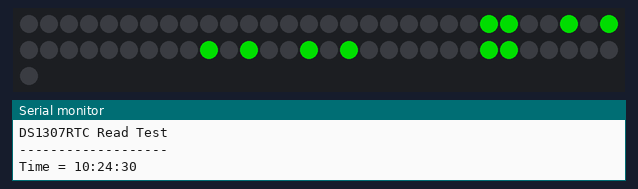
Recording of a sketch running on a simulated Arduino Uno, built with avr-gcc and run on an emulated ATmega328P. Parts: 61 RGB LEDs in strip order, left to right, continuing on the next row, the last lines printed to the serial monitor. Dim RGB values are drawn brighter than linear; the local clock reads 2024-03-15 10:24:30 at power-on unless the sketch sets it.

Above: at 0.3 s.
At 1.3 s:
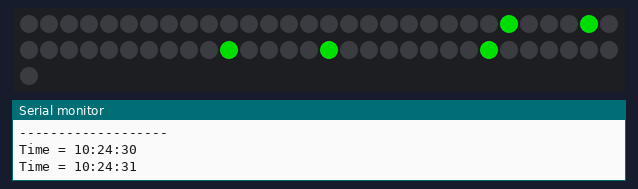

Measured:
- by itself, everything shown: repeats every 10.0 s, in 10 steps
- what the display in image 0 shows lasts 1.0 s, from 0.2 s to 1.2 s

The sketch:

neopixel_with_time_module.ino
```cpp
#include <Wire.h>
#include <TimeLib.h>
#include <DS1307RTC.h>

// Adafruit NeoPixel library

#include <Adafruit_NeoPixel.h>
#ifdef __AVR__
 #include <avr/power.h> // Required for 16 MHz Adafruit Trinket
#endif
#define PIN        11
#define NUMPIXELS 61
Adafruit_NeoPixel pixels(NUMPIXELS, PIN, NEO_GRB + NEO_KHZ800);

const int once_0[] = {24, 25, 28, 30, 40, 42, 45, 47, 54, 55};
const int once_1[] = {25, 29, 41, 46, 54};
const int once_2[] ={24, 25, 28, 40, 41, 42};
const int once_3[] ={24, 25, 28, 41, 42, 45, 47, 54, 55};
const int once_4[] ={24, 28, 30, 41, 42, 45, 55};
const int once_5[] ={24, 25, 28, 30, 41, 45, 47, 54, 55};
const int once_6[] ={24, 25, 28, 30, 40, 41, 45, 47, 54, 55};
const int once_7[] ={24, 25, 28, 41, 42, 45, 55};
const int once_8[] ={24, 25, 28, 30, 40, 41, 42, 45, 47, 54, 55};
const int once_9[] ={24, 25, 28, 30, 41, 42, 45, 47, 54, 55};

const int * onceNumber[] = {
  once_0,
  once_1,
  once_2,
  once_3,
  once_4,
  once_5,
  once_6,
  once_7,
  once_8,
  once_9,
};

const unsigned short onceSizes[] = {
    sizeof(once_0)/sizeof(once_0[0]),
    sizeof(once_1)/sizeof(once_1[0]),
    sizeof(once_2)/sizeof(once_2[0]),
    sizeof(once_3)/sizeof(once_3[0]),
    sizeof(once_4)/sizeof(once_4[0]),
    sizeof(once_5)/sizeof(once_5[0]),
    sizeof(once_6)/sizeof(once_6[0]),
    sizeof(once_7)/sizeof(once_7[0]),
    sizeof(once_8)/sizeof(once_8[0]),
    sizeof(once_9)/sizeof(once_9[0]),
};

void setup() {
  Serial.begin(9600);
  while (!Serial) ; // wait for serial
  delay(200);
  Serial.println("DS1307RTC Read Test");
  Serial.println("-------------------");
  #if defined(__AVR_ATtiny85__) && (F_CPU == 16000000)
  clock_prescale_set(clock_div_1);
  #endif
  pixels.begin();
  pixels.clear();
  pixels.setPixelColor(0, pixels.Color(0,150,0));
  pixels.show();
}

void loop() {
  tmElements_t tm;
  pixels.clear();

  if (RTC.read(tm)) {
    Serial.print("Time = ");
    print2digits(tm.Hour);
    Serial.write(':');
    print2digits(tm.Minute);
    Serial.write(':');
    print2digits(tm.Second);
    Serial.write('\n');
    for(int i = 0; i < onceSizes[tm.Second%10]; i++) {
      pixels.setPixelColor(onceNumber[tm.Second%10][i]-1, pixels.Color(0,150,0));
    }
    pixels.show();

  } else {
    if (RTC.chipPresent()) {
      Serial.println("The DS1307 is stopped.  Please run the SetTime");
      Serial.println("example to initialize the time and begin running.");
      Serial.println();
    } else {
      Serial.println("DS1307 read error!  Please check the circuitry.");
      Serial.println();
    }
    delay(9000);
  }
  delay(1000);
}

void print2digits(int number) {
  if (number >= 0 && number < 10) {
    Serial.write('0');
  }
  Serial.print(number);
}
```
